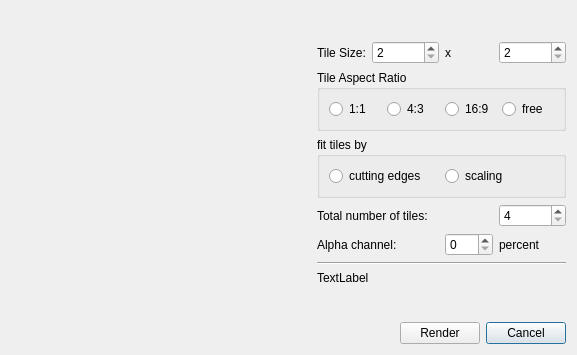
<?xml version="1.0" encoding="UTF-8"?>
<ui version="4.0">
 <class>MosaicDetailsDlg</class>
 <widget class="QDialog" name="MosaicDetailsDlg">
  <property name="geometry">
   <rect>
    <x>0</x>
    <y>0</y>
    <width>577</width>
    <height>355</height>
   </rect>
  </property>
  <property name="windowTitle">
   <string>Details for new mosaic</string>
  </property>
  <property name="locale">
   <locale language="English" country="UnitedStates"/>
  </property>
  <layout class="QVBoxLayout" name="verticalLayout">
   <item>
    <layout class="QHBoxLayout" name="horizontalLayout">
     <item>
      <widget class="QLabel" name="previewImage">
       <property name="minimumSize">
        <size>
         <width>300</width>
         <height>300</height>
        </size>
       </property>
       <property name="maximumSize">
        <size>
         <width>300</width>
         <height>300</height>
        </size>
       </property>
       <property name="frameShape">
        <enum>QFrame::NoFrame</enum>
       </property>
       <property name="lineWidth">
        <number>2</number>
       </property>
       <property name="text">
        <string/>
       </property>
      </widget>
     </item>
     <item>
      <layout class="QGridLayout" name="gridLayout">
       <item row="1" column="0">
        <widget class="QLabel" name="label_2">
         <property name="text">
          <string>Tile Size:</string>
         </property>
        </widget>
       </item>
       <item row="1" column="1">
        <widget class="QSpinBox" name="tileWidth">
         <property name="minimum">
          <number>2</number>
         </property>
         <property name="maximum">
          <number>999999</number>
         </property>
        </widget>
       </item>
       <item row="1" column="2">
        <widget class="QLabel" name="label_3">
         <property name="text">
          <string>x</string>
         </property>
        </widget>
       </item>
       <item row="1" column="3">
        <widget class="QSpinBox" name="tileHeight">
         <property name="minimum">
          <number>2</number>
         </property>
         <property name="maximum">
          <number>999999</number>
         </property>
        </widget>
       </item>
       <item row="2" column="0" colspan="4">
        <widget class="QGroupBox" name="groupBox">
         <property name="title">
          <string>Tile Aspect Ratio</string>
         </property>
         <layout class="QVBoxLayout" name="verticalLayout_2">
          <item>
           <layout class="QGridLayout" name="gridLayout_2">
            <item row="0" column="0">
             <widget class="QRadioButton" name="aspect11">
              <property name="text">
               <string>1:1</string>
              </property>
             </widget>
            </item>
            <item row="0" column="1">
             <widget class="QRadioButton" name="aspect43">
              <property name="text">
               <string>4:3</string>
              </property>
             </widget>
            </item>
            <item row="0" column="2">
             <widget class="QRadioButton" name="aspect169">
              <property name="text">
               <string>16:9</string>
              </property>
             </widget>
            </item>
            <item row="0" column="3">
             <widget class="QRadioButton" name="aspectFree">
              <property name="text">
               <string>free</string>
              </property>
             </widget>
            </item>
           </layout>
          </item>
         </layout>
        </widget>
       </item>
       <item row="4" column="0" colspan="3">
        <widget class="QLabel" name="label_4">
         <property name="text">
          <string>Total number of tiles:</string>
         </property>
        </widget>
       </item>
       <item row="4" column="3">
        <widget class="QSpinBox" name="totalTiles">
         <property name="minimum">
          <number>4</number>
         </property>
         <property name="maximum">
          <number>999999</number>
         </property>
        </widget>
       </item>
       <item row="5" column="0" colspan="2">
        <widget class="QLabel" name="label_5">
         <property name="text">
          <string>Alpha channel:</string>
         </property>
        </widget>
       </item>
       <item row="5" column="3">
        <widget class="QLabel" name="label_6">
         <property name="text">
          <string>percent</string>
         </property>
        </widget>
       </item>
       <item row="5" column="2">
        <widget class="QSpinBox" name="alphaChannel"/>
       </item>
       <item row="3" column="0" colspan="4">
        <widget class="QGroupBox" name="groupBox_2">
         <property name="title">
          <string>fit tiles by</string>
         </property>
         <layout class="QVBoxLayout" name="verticalLayout_3">
          <item>
           <layout class="QGridLayout" name="gridLayout_3">
            <item row="0" column="0">
             <widget class="QRadioButton" name="cutTileEdges">
              <property name="text">
               <string>cutting edges</string>
              </property>
             </widget>
            </item>
            <item row="0" column="1">
             <widget class="QRadioButton" name="scaleTile">
              <property name="text">
               <string>scaling</string>
              </property>
             </widget>
            </item>
           </layout>
          </item>
         </layout>
        </widget>
       </item>
       <item row="0" column="0" colspan="4">
        <spacer name="verticalSpacer">
         <property name="orientation">
          <enum>Qt::Vertical</enum>
         </property>
         <property name="sizeHint" stdset="0">
          <size>
           <width>20</width>
           <height>40</height>
          </size>
         </property>
        </spacer>
       </item>
       <item row="8" column="0" colspan="4">
        <spacer name="verticalSpacer_2">
         <property name="orientation">
          <enum>Qt::Vertical</enum>
         </property>
         <property name="sizeHint" stdset="0">
          <size>
           <width>20</width>
           <height>40</height>
          </size>
         </property>
        </spacer>
       </item>
       <item row="6" column="0" colspan="4">
        <widget class="Line" name="line">
         <property name="orientation">
          <enum>Qt::Horizontal</enum>
         </property>
        </widget>
       </item>
       <item row="7" column="0" colspan="4">
        <widget class="QLabel" name="resultLabel">
         <property name="text">
          <string>TextLabel</string>
         </property>
        </widget>
       </item>
      </layout>
     </item>
    </layout>
   </item>
   <item>
    <layout class="QGridLayout" name="gridLayout_4">
     <item row="0" column="2">
      <widget class="QPushButton" name="cancelButton">
       <property name="text">
        <string>Cancel</string>
       </property>
      </widget>
     </item>
     <item row="0" column="1">
      <widget class="QPushButton" name="renderButton">
       <property name="text">
        <string>Render</string>
       </property>
      </widget>
     </item>
     <item row="0" column="0">
      <spacer name="horizontalSpacer">
       <property name="orientation">
        <enum>Qt::Horizontal</enum>
       </property>
       <property name="sizeHint" stdset="0">
        <size>
         <width>40</width>
         <height>20</height>
        </size>
       </property>
      </spacer>
     </item>
    </layout>
   </item>
  </layout>
 </widget>
 <resources/>
 <connections/>
</ui>
